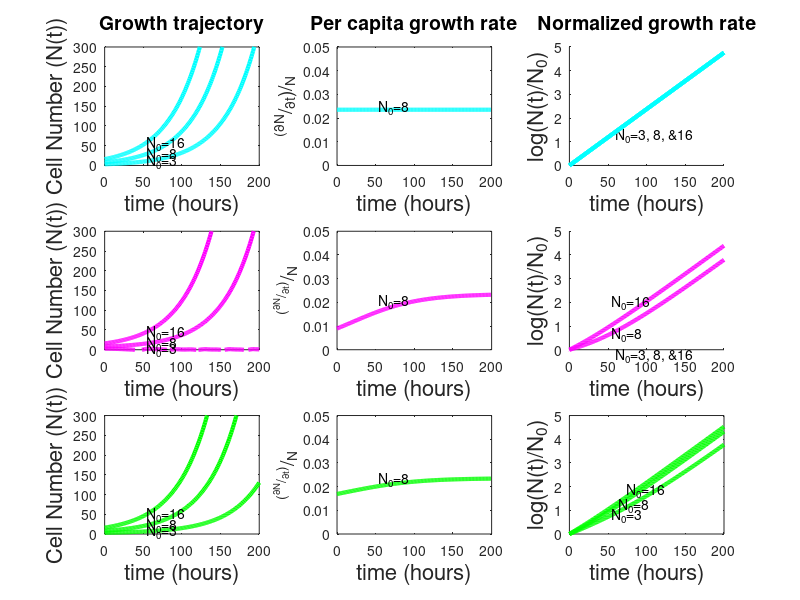

Write MATLAB code to recreate this figure.
% This script is meant to explore other options for models of the Allee
% effect (specifically alternate forms of the weak model/other ones
% presented in literature)
close all; clear all; clc
%dN/dt = g(N-A)
%dN/dt = gN(N/A-1)
%dN/dt = gN-N(A/(1+BN))
%dN/dt = gN(1-(a+tau)/(N+tau))
%dN/dt = gN(1-(A/N)^p)

% Simulate each trajectory
%% Part 1: dN/dt = g(N-A)
tint = 1;
tsamp = 0:tint:200;
N1_init = [3; 8; 16];
g= 0.0238;
A =0;

f = @(t,N1) g*(N1-A);  % dN1/dt
options1 = odeset('Refine',1);  
options = odeset(options1,'NonNegative',1);

ttot = [];
N1tot = [];
for i = 1:length(N1_init)
[t,N1]=ode45(f, tsamp,N1_init(i), options);
ttot = horzcat(ttot,t);
N1tot = horzcat(N1tot,N1);

end

figure;
subplot(3,3,1)
for i = 1:length(N1_init)
plot(ttot(:,i), N1tot(:,i), 'c-', 'LineWidth',3)
text(ttot(55,i), N1tot(55, i), ['N_{0}=', num2str(N1_init(i))])
hold on
%text(ttot(end-20,i), N1tot(end-20,i),['Ni=', num2str(N1_init(i))]','HorizontalAlignment','left','VerticalAlignment','bottom','color','k' )
end
xlabel('time (hours)', 'FontSize', 16)
ylabel('Cell Number (N(t))', 'FontSize', 16)
ylim([ 0 300])
%title('dN/dt=gN solution')
title('Growth trajectory', 'FontSize',14)
subplot(3,3,3)
i=1
text(ttot(55,i)+5, log(N1tot(55, i)./(N1_init(i))), ['N_{0}=', num2str(N1_init(i)),', ', num2str(N1_init(i+1)),', &', num2str(N1_init(i+2))])
hold on
for i = 1:length(N1_init)
plot(ttot(:,i), log(N1tot(:,i)./(N1_init(i))), 'c-', 'LineWidth',3)
%text(ttot(55,i), log(N1tot(55, i)./(N1_init(i))), ['N_{0}=', num2str(N1_init(i)),',', num2str(N1_init(i+1),'&', num2str(N1_init(i+2))])
hold on
end
ylim([ 0 5])
xlabel('time (hours)', 'FontSize', 16)
ylabel('log(N(t)/N_{0})', 'FontSize', 16)
%title('Normalized growth rate dN/dt=g(N)')
title('Normalized growth rate', 'FontSize',14)
% Make a plot of instantaneous growth rate in time
for i = 1:length(N1_init)
    for j = 1:length(tsamp)-1
    percapg(j,i) = (N1tot(j+1,i)-N1tot(j,i))./(N1tot(j+1,i)*tint);
    end
end

subplot(3,3,2)
for i = 2%1:length(N1_init)
    %subplot(1,length(N1_init),i)
   plot(ttot(1:end-1,i), percapg(:,i), 'c-', 'LineWidth',3)
   text(ttot(55,i), percapg(75,i)+.001, ['N_{0}=',num2str(N1_init(i) )])
   hold off
   xlim([ 0 tsamp(end)])
   ylim([ 0 0.05])
   xlabel ('time (hours)', 'FontSize', 16)
   ylabel('^({^{\partialN}/_{\partialt}})/_{N}', 'FontSize',14)
   title(['Per capita growth rate'], 'FontSize', 14)
   %title(['Per capita growth rate for dN/dt =gN, N_{0}=',num2str(N1_init(i)),', A=', num2str(A)])
end


tint = 1;
tsamp = 0:tint:200;
N1_init = [3; 8; 16];
g= 0.0238;
A =5;

f = @(t,N1) g*(N1-A);  % dN1/dt
options1 = odeset('Refine',1);  
options = odeset(options1,'NonNegative',1);

ttot = [];
N1tot = [];
for i = 1:length(N1_init)
[t,N1]=ode45(f, tsamp,N1_init(i), options);
ttot = horzcat(ttot,t);
N1tot = horzcat(N1tot,N1);

end


subplot(3,3,4)
for i = 1:length(N1_init)
plot(ttot(:,i), N1tot(:,i), 'm-', 'LineWidth',3)
text(ttot(55,i), N1tot(55, i), ['N_{0}=', num2str(N1_init(i))])
hold on
%text(ttot(end-20,i), N1tot(end-20,i),['Ni=', num2str(N1_init(i))]','HorizontalAlignment','left','VerticalAlignment','bottom','color','k' )
end
xlabel('time (hours)', 'FontSize', 16)
ylabel('Cell Number (N(t))', 'FontSize', 16)
ylim([ 0 300])
%title('dN/dt=g(N solution')
%title('Strong Allee solution, A = 5')
subplot(3,3,6)
i=1
text(ttot(55,i)+5, log(N1tot(55, i)./(N1_init(i))), ['N_{0}=', num2str(N1_init(i)),', ', num2str(N1_init(i+1)),', &', num2str(N1_init(i+2))])
hold on
for i = 1:length(N1_init)
plot(ttot(:,i), log(N1tot(:,i)./(N1_init(i))), 'm-', 'LineWidth',3)
%text(ttot(55,i), log(N1tot(55, i)./(N1_init(i))), ['N_{0}=', num2str(N1_init(i))])
hold on
end
text(ttot(55,2), log(N1tot(55, 2)./(N1_init(2))), ['N_{0}=', num2str(N1_init(2))])
text(ttot(55,3), log(N1tot(55, 3)./(N1_init(2)))+0.3, ['N_{0}=', num2str(N1_init(3))])
ylim([ 0 5])
xlabel('time (hours)', 'FontSize', 16)
ylabel('log(N(t)/N_{0})', 'FontSize', 16)
%title('Normalized growth rate dN/dt=g(N)')
%title('Normalized growth rate dN/dt=g(N-A)')
% Make a plot of instantaneous growth rate in time
for i = 1:length(N1_init)
    for j = 1:length(tsamp)-1
    percapg(j,i) = (N1tot(j+1,i)-N1tot(j,i))./(N1tot(j+1,i)*tint);
    end
end

subplot(3,3,5)
for i = 2%1:length(N1_init)
    %subplot(1,length(N1_init),i)
   plot(ttot(1:end-1,i), percapg(:,i), 'm-', 'LineWidth',3)
   text(ttot(55,i), percapg(75,i)+.002, ['N_{0}=',num2str(N1_init(i) )])
   hold off
   xlim([ 0 tsamp(end)])
   ylim([ 0 0.05])
   xlabel ('time (hours)', 'FontSize', 16)
   ylabel('^{(^{\partialN}/_{\partialt})}/_{N}', 'FontSize',14)
   %title(['Per capita growth rate for dN/dt =g(N-A),A = 5'])
   %title(['Per capita growth rate for dN/dt =gN, N_{0}=',num2str(N1_init(i)),', A=', num2str(A)])
end

tint = 1;
tsamp = 0:tint:200;
N4_init = [3, 8, 16];
g= 0.0238;
a = -2;
tau = 6;


f = @(t,N4) g*N4*(1-((a+tau)./(N4+tau)));  % dN4/dt
options1 = odeset('Refine',1);  
options = odeset(options1,'NonNegative',1);

ttot = [];
N4tot = [];
for i = 1:length(N4_init)
[t,N4]=ode45(f, tsamp, N4_init(i), options);
ttot = horzcat(ttot,t);
N4tot = horzcat(N4tot, N4);

end

subplot(3,3,7)
for i = 1:length(N4_init)
plot(ttot(:,i), N4tot(:,i), 'g-', 'LineWidth',3)
hold on
text(ttot(55,i), N4tot(55, i), ['N_{0}=', num2str(N4_init(i))])
%text(ttot(end-20,i), N1tot(end-20,i),['Ni=', num2str(N1_init(i))]','HorizontalAlignment','left','VerticalAlignment','bottom','color','k' )
end
xlabel('time (hours)', 'FontSize', 16)
ylabel('Cell Number (N(t))', 'FontSize', 16)
ylim([ 0 300])
%title(['Weak Allee solution, A=', num2str(a),', \tau =', num2str(tau)])

subplot(3,3,9)
for i = 1:length(N4_init)
plot(ttot(:,i), log(N4tot(:,i)./(N4_init(i))), 'g-', 'LineWidth',3)
% text(ttot(55,i), log(N4tot(55, i)./(N4_init(i))), ['N_{0}=', num2str(N1_init(i))])
hold on
end
text(ttot(55,1), log(N4tot(55, 1)./(N4_init(1))), ['N_{0}=', num2str(N1_init(1))])
text(ttot(65,2), log(N4tot(65, 2)./(N4_init(2))), ['N_{0}=', num2str(N1_init(2))])
text(ttot(75,3), log(N4tot(75, 3)./(N4_init(3)))+.3, ['N_{0}=', num2str(N1_init(3))])
xlabel('time (hours)', 'FontSize', 16)
ylabel('log(N(t)/N_{0})', 'FontSize', 16)
%title(['Normalized growth rate dN/dt =gN(1-((A+\tau)/(N+\tau))), A=', num2str(a),', \tau =', num2str(tau)])
% Make a plot of instantaneous growth rate in time
for i = 1:length(N4_init)
    for j = 1:length(tsamp)-1
    percapg(j,i) = (N4tot(j+1,i)-N4tot(j,i))./(N4tot(j+1,i)*tint);
    end
end

subplot(3,3,8)
for i = 2%1:length(N1_init)
    %subplot(1,length(N1_init),i)
   plot(ttot(1:end-1,i), percapg(:,i), 'g-', 'LineWidth',3)
   hold on
   text(ttot(55,i), percapg(75,i)+.002, ['N_{0}=',num2str(N4_init(i) )])
   hold off
   xlim([ 0 tsamp(end)])
   ylim([ 0 0.05])
   xlabel ('time (hours)', 'FontSize', 16)
   ylabel('^{(^{\partialN}/_{\partialt})}/_{N}', 'FontSize',14)
   %title(['Per capita growth rate for dN/dt = gN(1-((A+\tau)/(N+\tau))), N_{0}=',num2str(N4_init(i)),', a=', num2str(a),', \tau =', num2str(tau)])
end
